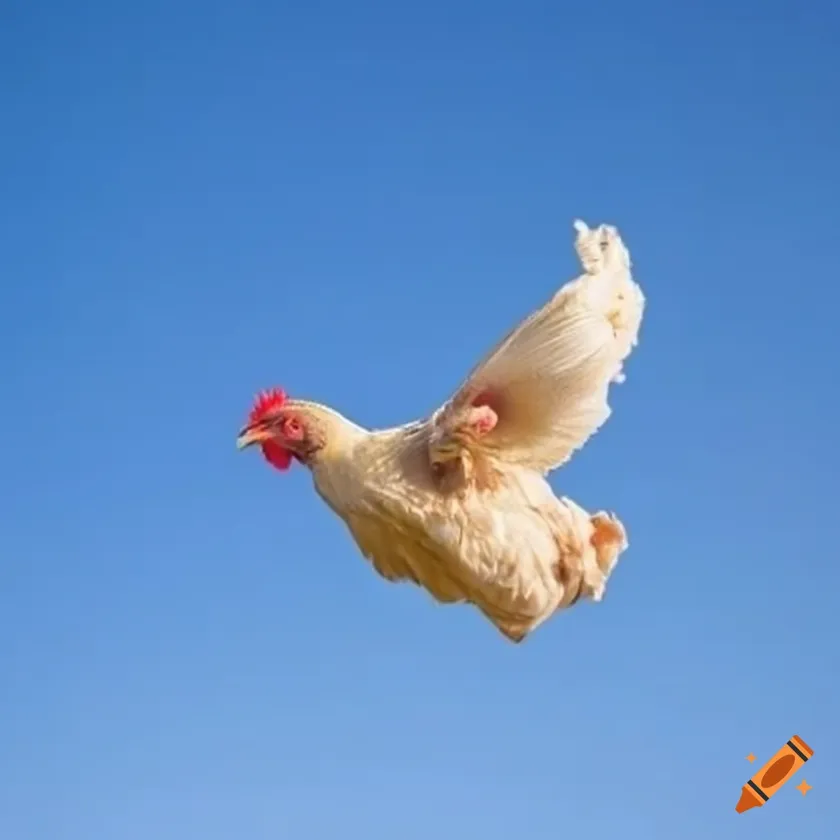
#> input picture Machine learning/images/Chicken flying into my KFC bucket.webp, 840 x 840 px, shrunk from 1024 x 1024 before the run, found by its file name
$ jupyter execute 'Topic 6 Contour and salient.ipynb'
#> lines starting #> are read from the running program, lines starting #| are printed output that depends on the picture; after the words box and inside, x2 and y2 are one past the last pixel; in counts of white or black regions, pixels touching at a corner belong together
[cell 1]
import cv2

def salient_light_detection(image_path, threshold=150):
    # Read the image
#> called with threshold = 120
    img = cv2.imread(image_path)
#> img is the input picture: shape (840, 840, 3); mean B, G, R 198, 144.5, 100.7

    # Convert the image to grayscale
    gray = cv2.cvtColor(img, cv2.COLOR_BGR2GRAY)
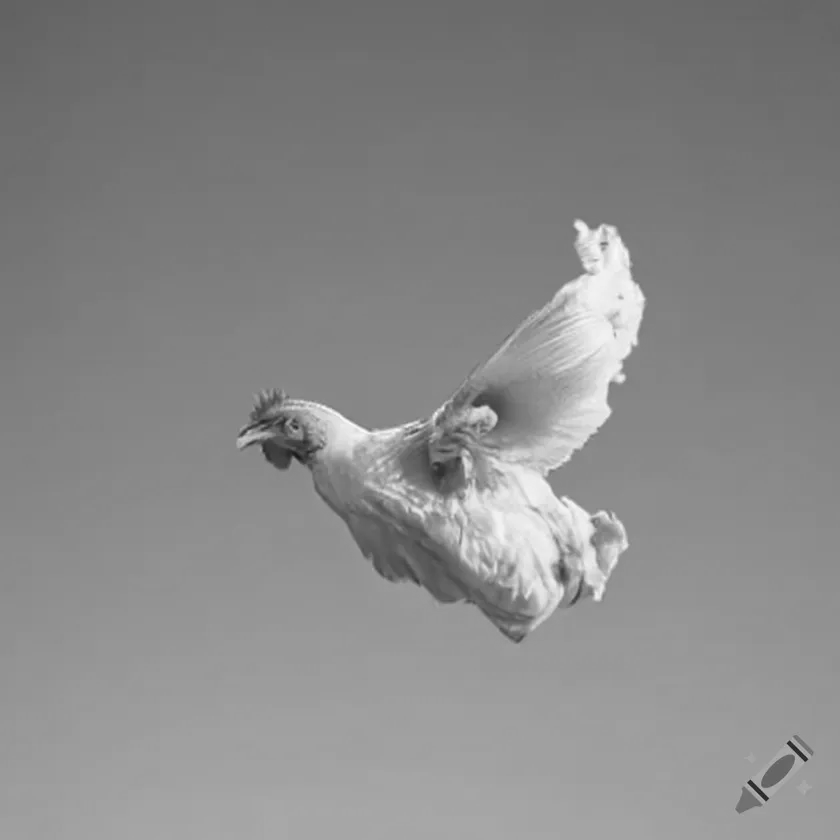
#> gray: shape (840, 840); min 23, max 253, mean 137.5

    # Apply a threshold to identify pixels with high intensity (bright)
    _, binary_mask = cv2.threshold(gray, threshold, 255, cv2.THRESH_BINARY)
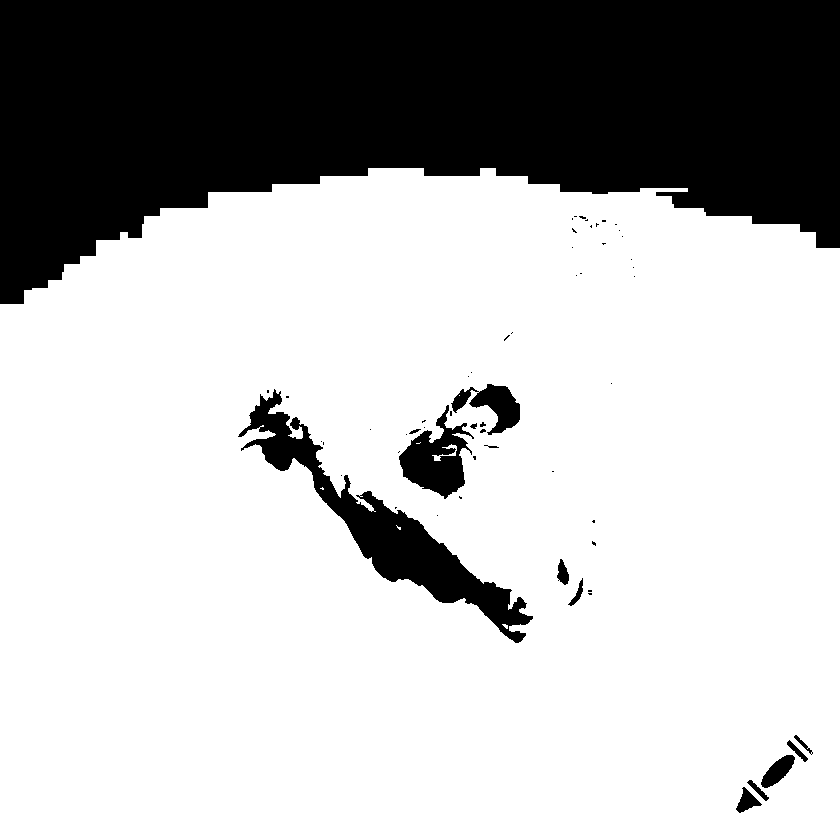
#> binary_mask: shape (840, 840); 72.6% white; 59 black regions (45 under 20 px), largest, box (x1, y1, x2, y2) and area: (0, 0, 840, 304) 173716, (238, 389, 533, 643) 12896, (399, 405, 474, 499) 3314

    return binary_mask

# Example usage:
image_path = '/Users/angelasthingy/Desktop/preply-course-computer-science/Machine learning/images/Chicken flying into my KFC bucket.webp'
salient_light_mask = salient_light_detection(image_path,120)

# Display the original image and the salient light mask
cv2.imshow('Original Image', cv2.imread(image_path))
cv2.imshow('Salient Light Mask', salient_light_mask)
cv2.waitKey(0)
cv2.destroyAllWindows()
